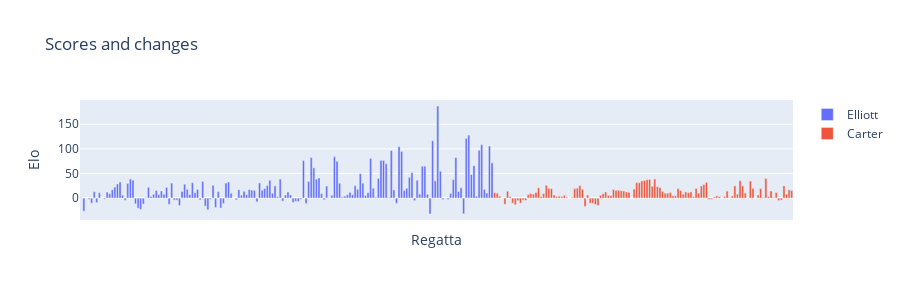
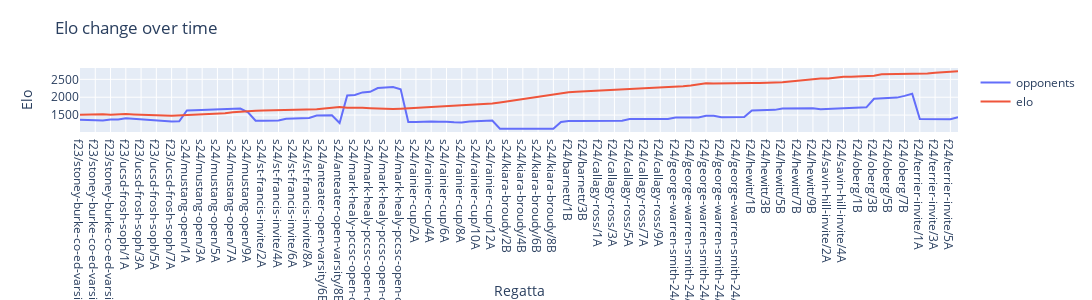

The notebook cell these images were saved under, in order:
### Code cell
df_temp = df_sailor.drop(['Sailor', 'Team', 'Pos', 'Elo'], axis='columns')
df_temp2 = df_sailor2.drop(['Sailor', 'Team', 'Pos', 'Elo'], axis='columns')
fig = go.Figure()
# df_temp2 = pd.DataFrame({
#     'Column': df_temp.columns,
# })

fig.add_trace(go.Bar(x=df_temp.columns, y=[float(ast.literal_eval(s)[1]) for s in df_temp.iloc[0]],
                name="Elliott"))
fig.add_trace(go.Bar(x=df_temp2.columns, y=[float(ast.literal_eval(s)[1]) for s in df_temp2.iloc[0]],
                name='Carter'))
# fig.add_trace(go.Bar(x=years, y=[300, 400, 700],
#                 base=0,
#                 marker_color='lightslategrey',
#                 name='revenue'
#                 ))


    # df_temp2[f'Values{i}']
# fig.add_trace(go.Scatter(x=df_temp.columns, y=[float(ast.literal_eval(s)[i]) for s in df_temp.iloc[0]], mode='lines', name=['score','change','opponents','elo'][i]))

        
fig.update_layout(
    title='Scores and changes',
    xaxis_title='Regatta',
    yaxis_title='Elo',
    height=300, width=900
)
fig.update_xaxes(showticklabels=False)
fig.show()


fig = go.Figure()

for i in range(2,4):
    # df_temp2[f'Values{i}']
    fig.add_trace(go.Scatter(x=df_temp2.columns, y=[float(ast.literal_eval(s)[i]) for s in df_temp2.iloc[0]], mode='lines', name=['score','change','opponents','elo'][i]))

    # plt.line(df_temp2, x='Column', y='Value')
    
fig.update_layout(
    title='Elo change over time',
    xaxis_title='Regatta',
    yaxis_title='Elo',
    height=300, width=2500
)
# fig.update_xaxes(showticklabels=False)
fig.show()

### Figure 1 — Plotly figure (JSON) as saved in the notebook; plotly's stock layout.template omitted (floating-point values rounded to 4 significant figures; data arrays with more than 128 entries replaced by an {"elided": "..."} marker saying what was removed)
{"data": [{"name": "Elliott", "type": "bar", "x": {"elided": "160 str values"}, "y": {"elided": "160 float values"}}, {"name": "Carter", "type": "bar", "x": ["f23/stoney-burke-co-ed-varsity/1A", "f23/stoney-burke-co-ed-varsity/2A", "f23/stoney-burke-co-ed-varsity/5A", "f23/stoney-burke-co-ed-varsity/6A", "f23/stoney-burke-co-ed-varsity/9A", "f23/stoney-burke-co-ed-varsity/10A", "f23/ucsd-frosh-soph/1A", "f23/ucsd-frosh-soph/2A", "f23/ucsd-frosh-soph/3A", "f23/ucsd-frosh-soph/4A", "f23/ucsd-frosh-soph/5A", "f23/ucsd-frosh-soph/6A", "f23/ucsd-frosh-soph/7A", "f23/ucsd-frosh-soph/8A", "s24/mustang-open/1A", "s24/mustang-open/2A", "s24/mustang-open/3A", "s24/mustang-open/4A", "s24/mustang-open/5A", "s24/mustang-open/6A", "s24/mustang-open/7A", "s24/mustang-open/8A", "s24/mustang-open/9A", "s24/st-francis-invite/1A", "s24/st-francis-invite/2A", "s24/st-francis-invite/3A", "s24/st-francis-invite/4A", "s24/st-francis-invite/5A", "s24/st-francis-invite/6A", "s24/st-francis-invite/7A", "s24/st-francis-invite/8A", "s24/anteater-open-varsity/5B", "s24/anteater-open-varsity/6B", "s24/anteater-open-varsity/7B", "s24/anteater-open-varsity/8B", "s24/mark-healy-pccsc-open-conference/1B", "s24/mark-healy-pccsc-open-conference/2B", "s24/mark-healy-pccsc-open-conference/3B", "s24/mark-healy-pccsc-open-conference/4B", "s24/mark-healy-pccsc-open-conference/9B", "s24/mark-healy-pccsc-open-conference/10B", "s24/mark-healy-pccsc-open-conference/11B", "s24/mark-healy-pccsc-open-conference/12B", "s24/rainier-cup/1A", "s24/rainier-cup/2A", "s24/rainier-cup/3A", "s24/rainier-cup/4A", "s24/rainier-cup/5A", "s24/rainier-cup/6A", "s24/rainier-cup/7A", "s24/rainier-cup/8A", "s24/rainier-cup/9A", "s24/rainier-cup/10A", "s24/rainier-cup/11A", "s24/rainier-cup/12A", "s24/kiara-broudy/1B", "s24/kiara-broudy/2B", "s24/kiara-broudy/3B", "s24/kiara-broudy/4B", "s24/kiara-broudy/5B", "s24/kiara-broudy/6B", "s24/kiara-broudy/7B", "s24/kiara-broudy/8B", "s24/kiara-broudy/9B", "f24/barnett/1B", "f24/barnett/2B", "f24/barnett/3B", "f24/barnett/4B", "f24/callagy-ross/1A", "f24/callagy-ross/2A", "f24/callagy-ross/3A", "f24/callagy-ross/4A", "f24/callagy-ross/5A", "f24/callagy-ross/6A", "f24/callagy-ross/7A", "f24/callagy-ross/8A", "f24/callagy-ross/9A", "f24/callagy-ross/10A", "f24/george-warren-smith-24/1B", "f24/george-warren-smith-24/2B", "f24/george-warren-smith-24/3B", "f24/george-warren-smith-24/4B", "f24/george-warren-smith-24/5B", "f24/george-warren-smith-24/6B", "f24/george-warren-smith-24/7B", "f24/george-warren-smith-24/8B", "f24/george-warren-smith-24/9B", "f24/george-warren-smith-24/10B", "f24/hewitt/1B", "f24/hewitt/2B", "f24/hewitt/3B", "f24/hewitt/4B", "f24/hewitt/5B", "f24/hewitt/6B", "f24/hewitt/7B", "f24/hewitt/8B", "f24/hewitt/9B", "f24/savin-hill-invite/1A", "f24/savin-hill-invite/2A", "f24/savin-hill-invite/3A", "f24/savin-hill-invite/4A", "f24/savin-hill-invite/5A", "f24/oberg/1B", "f24/oberg/2B", "f24/oberg/3B", "f24/oberg/4B", "f24/oberg/5B", "f24/oberg/6B", "f24/oberg/7B", "f24/oberg/8B", "f24/terrier-invite/1A", "f24/terrier-invite/2A", "f24/terrier-invite/3A", "f24/terrier-invite/4A", "f24/terrier-invite/5A", "f24/terrier-invite/6A"], "y": [11.22, 10.04, 3.696, -0.3517, -12.45, 14.11, 2.983, -10.35, -13.57, -5.156, -10.33, -3.723, -4.716, 7.338, 9.356, 8.206, 11.43, 20.9, 3.092, 9.343, 26.17, 19.74, 19.11, 6.364, 3.168, 3.97, 3.162, 5.816, 1.665, -8.461e-16, 1.689, 19.41, 20.25, 25.38, 17.93, -17.05, 6.297, -10.42, -10.73, -13.16, -15.03, 5.697, 9.017, 12.55, 5.492, 5.15, 17.26, 15.76, 15.96, 14.9, 14.43, 12.58, 11.8, 0.01411, 18.32, 31.3, 31.27, 34.93, 35.87, 37.31, 37.86, 24.04, 38.74, 23.2, 21.44, 13.83, 10.01, 9.995, 11.52, 4.453, 4.818, 19.25, 15.29, 8.021, 12.59, 11.05, 12.57, 2.662, 19.71, 10.18, 24.56, 27.35, 31.89, -2.894, -2.415, 2.123, 4.487, 3.18, 0, 3.172, 14.31, 1.062, 4.342, 25.02, 8.174, 35.52, 24.93, 9.992, -0.2025, 34.67, 19.71, -0.07675, 6.213, 19.48, 1.437, 39.73, 3.027, 14.46, 1.355, 11.4, -5.041, -4.317, 24.76, 7.865, 16.76, 15.59]}], "layout": {"height": 300, "title": {"text": "Scores and changes"}, "width": 900, "xaxis": {"showticklabels": false, "title": {"text": "Regatta"}}, "yaxis": {"title": {"text": "Elo"}}}}

### Figure 2 — Plotly figure (JSON) as saved in the notebook; plotly's stock layout.template omitted (floating-point values rounded to 4 significant figures)
{"data": [{"mode": "lines", "name": "opponents", "type": "scatter", "x": ["f23/stoney-burke-co-ed-varsity/1A", "f23/stoney-burke-co-ed-varsity/2A", "f23/stoney-burke-co-ed-varsity/5A", "f23/stoney-burke-co-ed-varsity/6A", "f23/stoney-burke-co-ed-varsity/9A", "f23/stoney-burke-co-ed-varsity/10A", "f23/ucsd-frosh-soph/1A", "f23/ucsd-frosh-soph/2A", "f23/ucsd-frosh-soph/3A", "f23/ucsd-frosh-soph/4A", "f23/ucsd-frosh-soph/5A", "f23/ucsd-frosh-soph/6A", "f23/ucsd-frosh-soph/7A", "f23/ucsd-frosh-soph/8A", "s24/mustang-open/1A", "s24/mustang-open/2A", "s24/mustang-open/3A", "s24/mustang-open/4A", "s24/mustang-open/5A", "s24/mustang-open/6A", "s24/mustang-open/7A", "s24/mustang-open/8A", "s24/mustang-open/9A", "s24/st-francis-invite/1A", "s24/st-francis-invite/2A", "s24/st-francis-invite/3A", "s24/st-francis-invite/4A", "s24/st-francis-invite/5A", "s24/st-francis-invite/6A", "s24/st-francis-invite/7A", "s24/st-francis-invite/8A", "s24/anteater-open-varsity/5B", "s24/anteater-open-varsity/6B", "s24/anteater-open-varsity/7B", "s24/anteater-open-varsity/8B", "s24/mark-healy-pccsc-open-conference/1B", "s24/mark-healy-pccsc-open-conference/2B", "s24/mark-healy-pccsc-open-conference/3B", "s24/mark-healy-pccsc-open-conference/4B", "s24/mark-healy-pccsc-open-conference/9B", "s24/mark-healy-pccsc-open-conference/10B", "s24/mark-healy-pccsc-open-conference/11B", "s24/mark-healy-pccsc-open-conference/12B", "s24/rainier-cup/1A", "s24/rainier-cup/2A", "s24/rainier-cup/3A", "s24/rainier-cup/4A", "s24/rainier-cup/5A", "s24/rainier-cup/6A", "s24/rainier-cup/7A", "s24/rainier-cup/8A", "s24/rainier-cup/9A", "s24/rainier-cup/10A", "s24/rainier-cup/11A", "s24/rainier-cup/12A", "s24/kiara-broudy/1B", "s24/kiara-broudy/2B", "s24/kiara-broudy/3B", "s24/kiara-broudy/4B", "s24/kiara-broudy/5B", "s24/kiara-broudy/6B", "s24/kiara-broudy/7B", "s24/kiara-broudy/8B", "s24/kiara-broudy/9B", "f24/barnett/1B", "f24/barnett/2B", "f24/barnett/3B", "f24/barnett/4B", "f24/callagy-ross/1A", "f24/callagy-ross/2A", "f24/callagy-ross/3A", "f24/callagy-ross/4A", "f24/callagy-ross/5A", "f24/callagy-ross/6A", "f24/callagy-ross/7A", "f24/callagy-ross/8A", "f24/callagy-ross/9A", "f24/callagy-ross/10A", "f24/george-warren-smith-24/1B", "f24/george-warren-smith-24/2B", "f24/george-warren-smith-24/3B", "f24/george-warren-smith-24/4B", "f24/george-warren-smith-24/5B", "f24/george-warren-smith-24/6B", "f24/george-warren-smith-24/7B", "f24/george-warren-smith-24/8B", "f24/george-warren-smith-24/9B", "f24/george-warren-smith-24/10B", "f24/hewitt/1B", "f24/hewitt/2B", "f24/hewitt/3B", "f24/hewitt/4B", "f24/hewitt/5B", "f24/hewitt/6B", "f24/hewitt/7B", "f24/hewitt/8B", "f24/hewitt/9B", "f24/savin-hill-invite/1A", "f24/savin-hill-invite/2A", "f24/savin-hill-invite/3A", "f24/savin-hill-invite/4A", "f24/savin-hill-invite/5A", "f24/oberg/1B", "f24/oberg/2B", "f24/oberg/3B", "f24/oberg/4B", "f24/oberg/5B", "f24/oberg/6B", "f24/oberg/7B", "f24/oberg/8B", "f24/terrier-invite/1A", "f24/terrier-invite/2A", "f24/terrier-invite/3A", "f24/terrier-invite/4A", "f24/terrier-invite/5A", "f24/terrier-invite/6A"], "y": [1367.0, 1365.0, 1346.0, 1346.0, 1377.0, 1379.0, 1412.0, 1393.0, 1375.0, 1359.0, 1345.0, 1333.0, 1321.0, 1328.0, 1628.0, 1633.0, 1640.0, 1646.0, 1653.0, 1662.0, 1671.0, 1682.0, 1580.0, 1342.0, 1344.0, 1346.0, 1347.0, 1399.0, 1402.0, 1404.0, 1422.0, 1486.0, 1490.0, 1494.0, 1279.0, 2049.0, 2065.0, 2135.0, 2149.0, 2258.0, 2270.0, 2284.0, 2222.0, 1308.0, 1310.0, 1322.0, 1322.0, 1314.0, 1316.0, 1296.0, 1296.0, 1319.0, 1323.0, 1344.0, 1346.0, 1118.0, 1117.0, 1117.0, 1117.0, 1117.0, 1117.0, 1118.0, 1117.0, 1310.0, 1336.0, 1337.0, 1337.0, 1337.0, 1347.0, 1346.0, 1346.0, 1345.0, 1390.0, 1390.0, 1389.0, 1389.0, 1389.0, 1388.0, 1435.0, 1433.0, 1433.0, 1434.0, 1484.0, 1483.0, 1439.0, 1443.0, 1442.0, 1446.0, 1627.0, 1635.0, 1641.0, 1646.0, 1684.0, 1689.0, 1694.0, 1701.0, 1689.0, 1663.0, 1669.0, 1676.0, 1682.0, 1691.0, 1704.0, 1716.0, 1955.0, 1964.0, 1981.0, 1989.0, 2038.0, 2095.0, 1390.0, 1390.0, 1389.0, 1386.0, 1384.0, 1443.0]}, {"mode": "lines", "name": "elo", "type": "scatter", "x": ["f23/stoney-burke-co-ed-varsity/1A", "f23/stoney-burke-co-ed-varsity/2A", "f23/stoney-burke-co-ed-varsity/5A", "f23/stoney-burke-co-ed-varsity/6A", "f23/stoney-burke-co-ed-varsity/9A", "f23/stoney-burke-co-ed-varsity/10A", "f23/ucsd-frosh-soph/1A", "f23/ucsd-frosh-soph/2A", "f23/ucsd-frosh-soph/3A", "f23/ucsd-frosh-soph/4A", "f23/ucsd-frosh-soph/5A", "f23/ucsd-frosh-soph/6A", "f23/ucsd-frosh-soph/7A", "f23/ucsd-frosh-soph/8A", "s24/mustang-open/1A", "s24/mustang-open/2A", "s24/mustang-open/3A", "s24/mustang-open/4A", "s24/mustang-open/5A", "s24/mustang-open/6A", "s24/mustang-open/7A", "s24/mustang-open/8A", "s24/mustang-open/9A", "s24/st-francis-invite/1A", "s24/st-francis-invite/2A", "s24/st-francis-invite/3A", "s24/st-francis-invite/4A", "s24/st-francis-invite/5A", "s24/st-francis-invite/6A", "s24/st-francis-invite/7A", "s24/st-francis-invite/8A", "s24/anteater-open-varsity/5B", "s24/anteater-open-varsity/6B", "s24/anteater-open-varsity/7B", "s24/anteater-open-varsity/8B", "s24/mark-healy-pccsc-open-conference/1B", "s24/mark-healy-pccsc-open-conference/2B", "s24/mark-healy-pccsc-open-conference/3B", "s24/mark-healy-pccsc-open-conference/4B", "s24/mark-healy-pccsc-open-conference/9B", "s24/mark-healy-pccsc-open-conference/10B", "s24/mark-healy-pccsc-open-conference/11B", "s24/mark-healy-pccsc-open-conference/12B", "s24/rainier-cup/1A", "s24/rainier-cup/2A", "s24/rainier-cup/3A", "s24/rainier-cup/4A", "s24/rainier-cup/5A", "s24/rainier-cup/6A", "s24/rainier-cup/7A", "s24/rainier-cup/8A", "s24/rainier-cup/9A", "s24/rainier-cup/10A", "s24/rainier-cup/11A", "s24/rainier-cup/12A", "s24/kiara-broudy/1B", "s24/kiara-broudy/2B", "s24/kiara-broudy/3B", "s24/kiara-broudy/4B", "s24/kiara-broudy/5B", "s24/kiara-broudy/6B", "s24/kiara-broudy/7B", "s24/kiara-broudy/8B", "s24/kiara-broudy/9B", "f24/barnett/1B", "f24/barnett/2B", "f24/barnett/3B", "f24/barnett/4B", "f24/callagy-ross/1A", "f24/callagy-ross/2A", "f24/callagy-ross/3A", "f24/callagy-ross/4A", "f24/callagy-ross/5A", "f24/callagy-ross/6A", "f24/callagy-ross/7A", "f24/callagy-ross/8A", "f24/callagy-ross/9A", "f24/callagy-ross/10A", "f24/george-warren-smith-24/1B", "f24/george-warren-smith-24/2B", "f24/george-warren-smith-24/3B", "f24/george-warren-smith-24/4B", "f24/george-warren-smith-24/5B", "f24/george-warren-smith-24/6B", "f24/george-warren-smith-24/7B", "f24/george-warren-smith-24/8B", "f24/george-warren-smith-24/9B", "f24/george-warren-smith-24/10B", "f24/hewitt/1B", "f24/hewitt/2B", "f24/hewitt/3B", "f24/hewitt/4B", "f24/hewitt/5B", "f24/hewitt/6B", "f24/hewitt/7B", "f24/hewitt/8B", "f24/hewitt/9B", "f24/savin-hill-invite/1A", "f24/savin-hill-invite/2A", "f24/savin-hill-invite/3A", "f24/savin-hill-invite/4A", "f24/savin-hill-invite/5A", "f24/oberg/1B", "f24/oberg/2B", "f24/oberg/3B", "f24/oberg/4B", "f24/oberg/5B", "f24/oberg/6B", "f24/oberg/7B", "f24/oberg/8B", "f24/terrier-invite/1A", "f24/terrier-invite/2A", "f24/terrier-invite/3A", "f24/terrier-invite/4A", "f24/terrier-invite/5A", "f24/terrier-invite/6A"], "y": [1511.0, 1521.0, 1525.0, 1525.0, 1512.0, 1526.0, 1529.0, 1519.0, 1505.0, 1500.0, 1490.0, 1486.0, 1481.0, 1489.0, 1498.0, 1506.0, 1518.0, 1539.0, 1542.0, 1551.0, 1577.0, 1597.0, 1616.0, 1622.0, 1626.0, 1630.0, 1633.0, 1639.0, 1640.0, 1640.0, 1642.0, 1661.0, 1682.0, 1707.0, 1725.0, 1708.0, 1714.0, 1704.0, 1693.0, 1680.0, 1665.0, 1670.0, 1680.0, 1692.0, 1698.0, 1703.0, 1720.0, 1736.0, 1752.0, 1767.0, 1781.0, 1794.0, 1805.0, 1805.0, 1824.0, 1855.0, 1886.0, 1921.0, 1957.0, 1994.0, 2032.0, 2056.0, 2095.0, 2118.0, 2140.0, 2154.0, 2164.0, 2174.0, 2185.0, 2190.0, 2194.0, 2214.0, 2229.0, 2237.0, 2249.0, 2261.0, 2273.0, 2276.0, 2295.0, 2306.0, 2330.0, 2358.0, 2389.0, 2387.0, 2384.0, 2386.0, 2391.0, 2394.0, 2394.0, 2397.0, 2411.0, 2412.0, 2417.0, 2442.0, 2450.0, 2486.0, 2510.0, 2520.0, 2520.0, 2555.0, 2575.0, 2575.0, 2581.0, 2600.0, 2602.0, 2641.0, 2644.0, 2659.0, 2660.0, 2672.0, 2667.0, 2662.0, 2687.0, 2695.0, 2712.0, 2727.0]}], "layout": {"height": 300, "title": {"text": "Elo change over time"}, "width": 2500, "xaxis": {"title": {"text": "Regatta"}}, "yaxis": {"title": {"text": "Elo"}}}}
